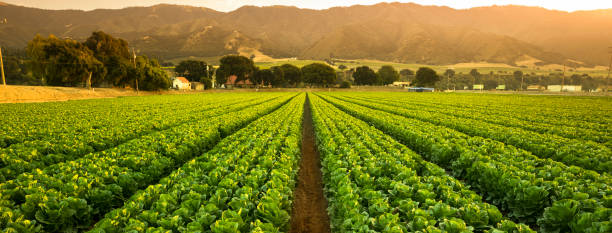
#> input picture preparation/garden.jpg, 612 x 233 px
$ python -i detect.py   (imports and definitions only)
#> lines starting #> are read from the running program, lines starting #| are printed output that depends on the picture
### backend/utils.py
def rgb_to_hsv(rgb):
    # Normalize RGB values to the range [0, 1]
    r, g, b = [x / 255.0 for x in rgb]

    # Find the minimum and maximum values
    min_val = min(r, g, b)
    max_val = max(r, g, b)
    delta = max_val - min_val

    # Calculate Hue
    if delta == 0:
        hue = 0
    elif max_val == r:
        hue = 60 * (((g - b) / delta) % 6)
    elif max_val == g:
        hue = 60 * (((b - r) / delta) + 2)
    elif max_val == b:
        hue = 60 * (((r - g) / delta) + 4)

    # Calculate Saturation
    saturation = 0 if max_val == 0 else delta / max_val

    # Calculate Value
    value = max_val

    # Adjust hue to be in the range [0, 360]
    hue = (hue + 360) % 360

    return (hue, saturation, value)

### backend/detect.py
from fastapi import HTTPException
import numpy as np
import cv2
from normalizer import hsv_normalization
from io import BytesIO
from utils import rgb_to_hsv

class LeafNotFoundException(Exception):
    def __init__(self, message="Could not find any leaf in the image"):
        self.message = message
        super().__init__(self.message)

COLOR_UPPER = np.array((102,255,255), np.uint8)
COLOR_LOWER = np.array((25,52,72), np.uint8)

TARGET_COLORS = [
    (174,249,101),
    (133,204,64),
    (104,168,42),
    (64,115,15),
    (33,62,5)
]

TARGET_COLORS_HSV = [rgb_to_hsv(color) for color in TARGET_COLORS]

MESSAGE = ['No2 Deficiency observed - Class 1:  \n Apply N-Fertilizer immediately',
            'N02 Deficiency observed - Class 2: \n Apply N-Fertilizer soon',
            'Ideal range - Class 3: \n Do not apply N-Fertilizer and continue to monitor closely',
            'Ideal range - Class 4: \n Do not apply N-Fertilizer and continue to monitor'
        ]

def get_message(index:int):
    return MESSAGE[index]

def get_class_index(color_hsv):
    # Find the closest target color in HSV space
    closest_color_index = np.argmin(np.linalg.norm(np.array(TARGET_COLORS_HSV) - color_hsv, axis=1))
    return closest_color_index

def draw_contours(image, mask):
    image = image.copy()
    contour_mask = np.zeros(image.shape[:2],dtype=np.uint8)
    img_width,img_height = image.shape[:2]
    MIN_AREA = .01*img_width*img_height
    contours, hierarchy = cv2.findContours(mask, cv2.RETR_TREE, cv2.CHAIN_APPROX_SIMPLE)

    for i, contour in enumerate(contours):
        area = cv2.contourArea(contour)
        if (hierarchy[0, i, 3] == -1) and area>MIN_AREA:
            cv2.drawContours(contour_mask, [contour], -1, 255, thickness=cv2.FILLED)

    return cv2.bitwise_and(image, image, mask=contour_mask)

def image_mean(hsv_image):
    # Reshape the image to a 2D array of RGB values
    reshaped_image = hsv_image.reshape((-1, 3))

    # Filter out black pixels (assuming black is [0, 0, 0] in RGB)
    non_black_pixels = reshaped_image[reshaped_image[:,2] != 0]
    if non_black_pixels.shape[0]==0:
        raise LeafNotFoundException()
    return np.mean(non_black_pixels, axis=0)


def predict_class(image_data:bytes):
    image_np = np.asarray(bytearray(BytesIO(image_data).read()), dtype=np.uint8)
    image = cv2.imdecode(image_np, cv2.IMREAD_COLOR)

    hsv_image =cv2.cvtColor(image, cv2.COLOR_BGR2HSV)

    #applying normalization change whichever nprmalization you want here
    hsv_image = hsv_normalization(hsv_image)
    mask = cv2.inRange(hsv_image, COLOR_LOWER, COLOR_UPPER)
    masked_image = draw_contours(hsv_image,mask)

    try:
        mean = image_mean(masked_image)
    except LeafNotFoundException as e:
        raise HTTPException(status_code=404, detail=e.message)

    class_index = get_class_index(mean)

    return get_message(class_index)

>>> import cv2
>>> picture = cv2.imread('../preparation/garden.jpg', cv2.IMREAD_GRAYSCALE)
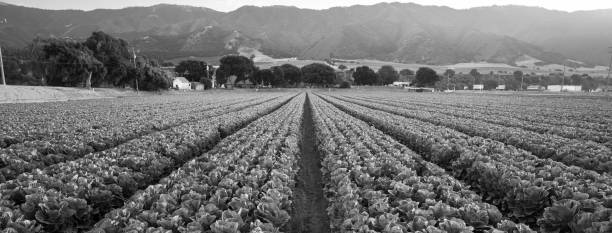
#> picture: shape (233, 612); min 0, max 255, mean 113.7
#> (the run stopped early here; a loop or call above may not have finished)

$ run again, on preparation/leaf2.jpg
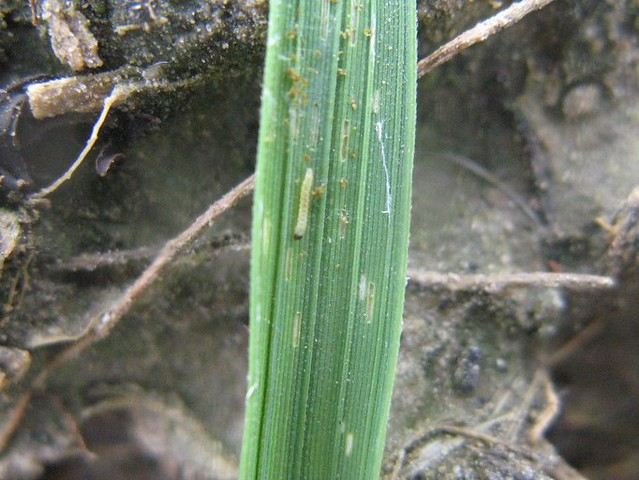
#> input picture preparation/leaf2.jpg, 639 x 480 px
#> `picture = cv2.imread('../preparation/garden.jpg', cv2.IMREAD_GRAYSCALE)`:
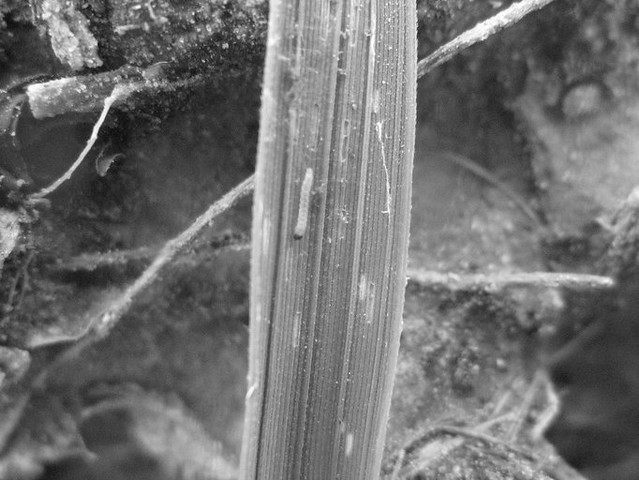
#> picture: shape (480, 639); min 9, max 255, mean 111.9
